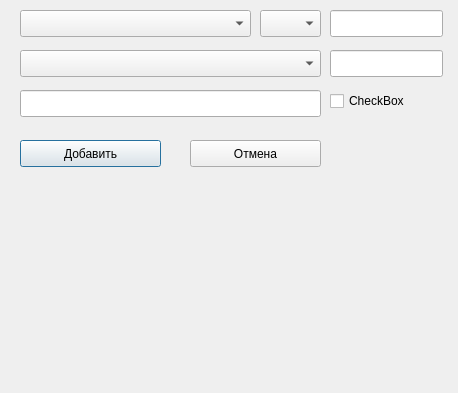
<?xml version="1.0" encoding="UTF-8"?>
<ui version="4.0">
 <class>TransactionDialog</class>
 <widget class="QDialog" name="TransactionDialog">
  <property name="geometry">
   <rect>
    <x>0</x>
    <y>0</y>
    <width>458</width>
    <height>393</height>
   </rect>
  </property>
  <property name="windowTitle">
   <string>Dialog</string>
  </property>
  <widget class="QComboBox" name="comboBoxAccount">
   <property name="geometry">
    <rect>
     <x>20</x>
     <y>10</y>
     <width>231</width>
     <height>27</height>
    </rect>
   </property>
  </widget>
  <widget class="QLineEdit" name="lineEditTotal">
   <property name="geometry">
    <rect>
     <x>330</x>
     <y>10</y>
     <width>113</width>
     <height>27</height>
    </rect>
   </property>
  </widget>
  <widget class="QComboBox" name="comboBoxCategory">
   <property name="geometry">
    <rect>
     <x>20</x>
     <y>50</y>
     <width>301</width>
     <height>27</height>
    </rect>
   </property>
  </widget>
  <widget class="QLineEdit" name="lineEditDescription">
   <property name="geometry">
    <rect>
     <x>20</x>
     <y>90</y>
     <width>301</width>
     <height>27</height>
    </rect>
   </property>
  </widget>
  <widget class="QLineEdit" name="lineEditDate">
   <property name="geometry">
    <rect>
     <x>330</x>
     <y>50</y>
     <width>113</width>
     <height>27</height>
    </rect>
   </property>
  </widget>
  <widget class="QCheckBox" name="checkBoxIsPlan">
   <property name="geometry">
    <rect>
     <x>330</x>
     <y>90</y>
     <width>97</width>
     <height>22</height>
    </rect>
   </property>
   <property name="text">
    <string>CheckBox</string>
   </property>
  </widget>
  <widget class="QPushButton" name="pushButtonAdd">
   <property name="geometry">
    <rect>
     <x>20</x>
     <y>140</y>
     <width>141</width>
     <height>27</height>
    </rect>
   </property>
   <property name="text">
    <string>Добавить</string>
   </property>
  </widget>
  <widget class="QPushButton" name="pushButtonCancel">
   <property name="geometry">
    <rect>
     <x>190</x>
     <y>140</y>
     <width>131</width>
     <height>27</height>
    </rect>
   </property>
   <property name="text">
    <string>Отмена</string>
   </property>
  </widget>
  <widget class="QComboBox" name="comboBoxCurency">
   <property name="geometry">
    <rect>
     <x>260</x>
     <y>10</y>
     <width>61</width>
     <height>27</height>
    </rect>
   </property>
  </widget>
 </widget>
 <resources/>
 <connections/>
</ui>
